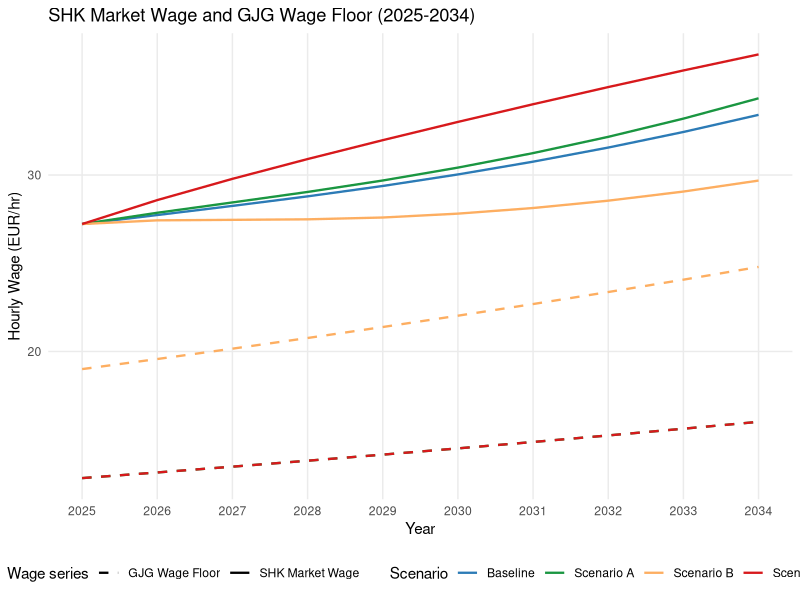
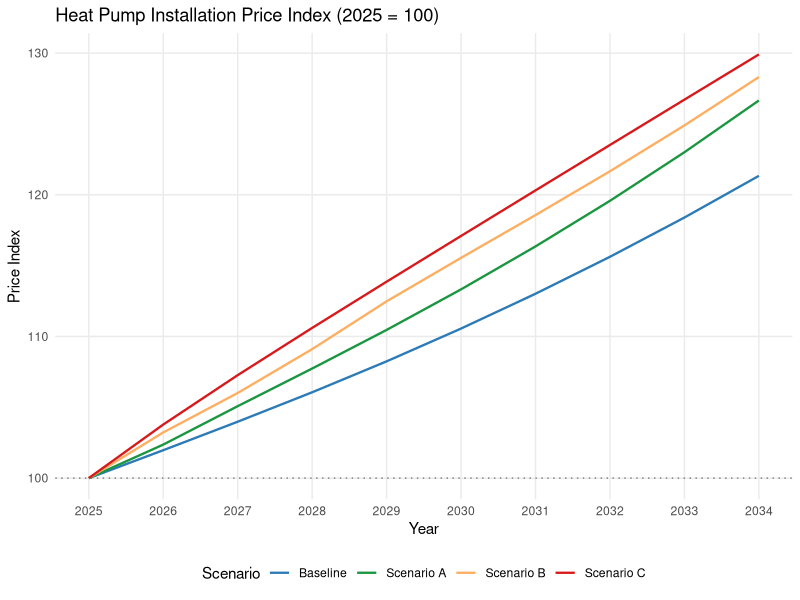
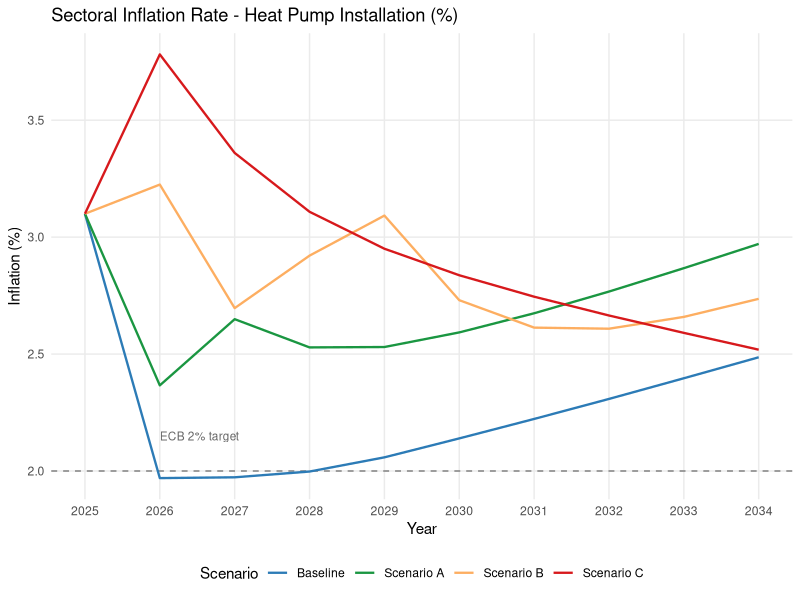
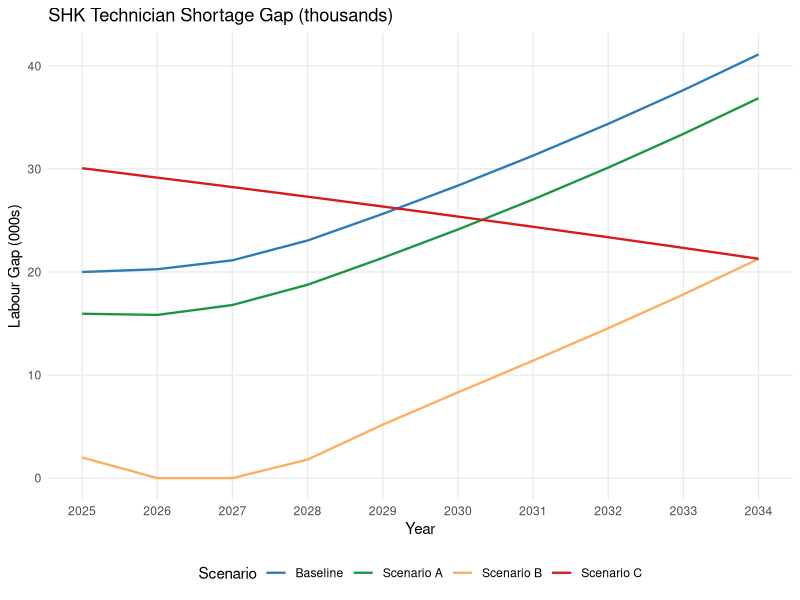
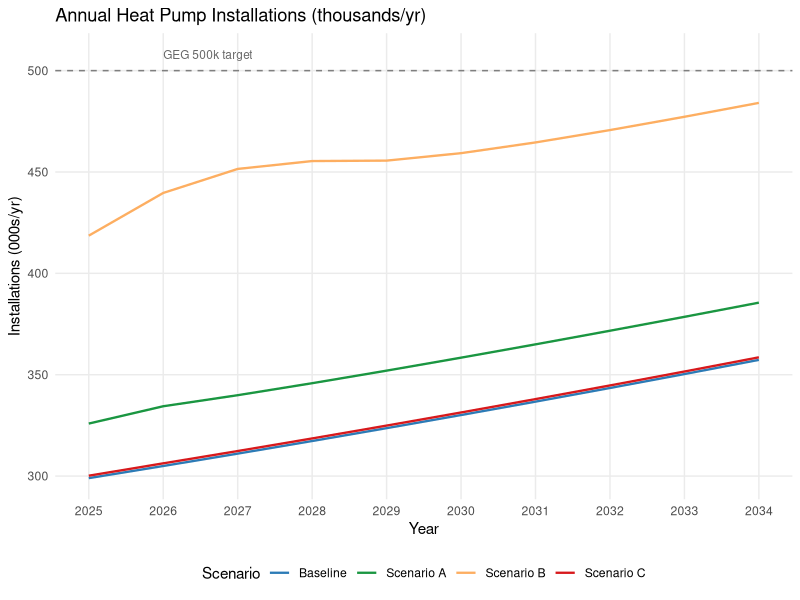
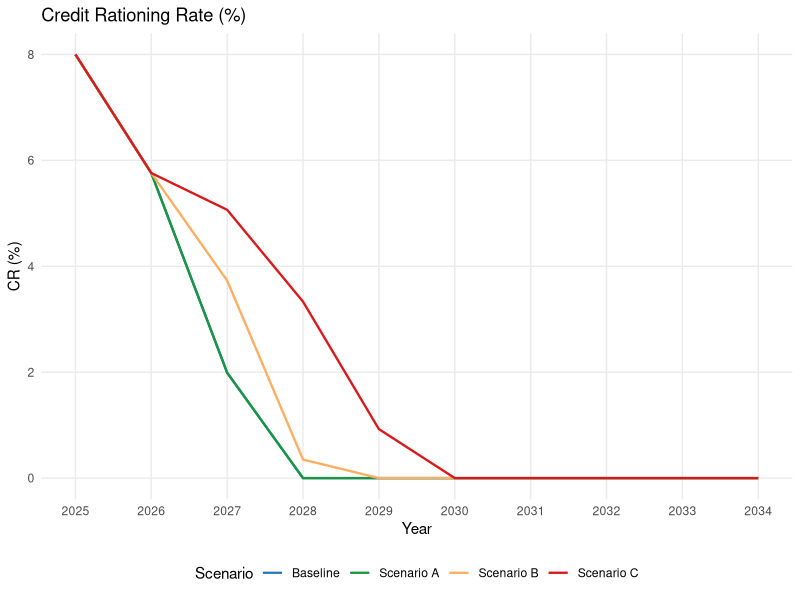
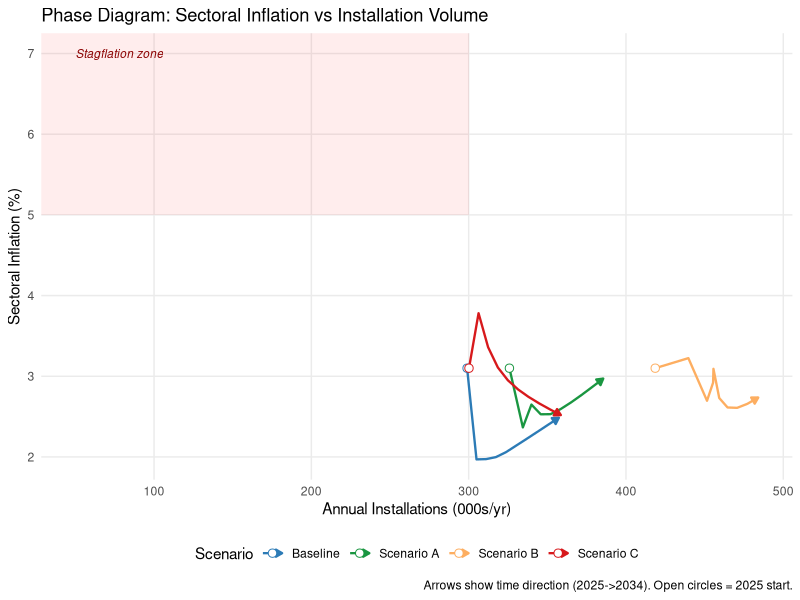

Source code (R) for these figures, in order:
# =============================================================================
# simulation.R
# EIRIN-based simulation: GJG sectoral inflation, Germany heat pump market
# Monasterolo & Raberto (2018), Ecological Economics 144, 228-243
#
# HOW TO RUN: source("simulation.R")  -- this file runs everything end-to-end
# OUTPUT: results_all data frame + data/simulation_results.csv + figures/
# =============================================================================

library(readr)
library(ggplot2)
library(dplyr)
library(tidyr)

# =============================================================================
# STEP 1: LOAD REAL DATA
# =============================================================================

heat_pump_sales    <- read_csv("data/heat_pump_sales.csv",          show_col_types = FALSE)
wages_construction <- read_csv("data/wages_construction.csv",       show_col_types = FALSE)
minimum_wage       <- read_csv("data/minimum_wage.csv",             show_col_types = FALSE)
construction_price <- read_csv("data/construction_price_index.csv", show_col_types = FALSE)

# =============================================================================
# STEP 2: EXTRACT VALUES FROM CSVs
# =============================================================================

# BWP 2025: 299,000 heat pump installs
Q_0 <- heat_pump_sales$hp_heating_total[heat_pump_sales$year == 2025]
if (length(Q_0) == 0) Q_0 <- 299000

# Destatis April 2024: construction sector monthly wage
w_SHK_monthly <- wages_construction$avg_monthly_gross_eur[
  wages_construction$year == 2024 & wages_construction$sector == "Construction"]
if (length(w_SHK_monthly) == 0) w_SHK_monthly <- 3970

# BMAS minimum wage
w_min_2025 <- minimum_wage$min_wage_eur_hr[minimum_wage$year == 2025]
w_min_2026 <- minimum_wage$min_wage_eur_hr[minimum_wage$year == 2026]
if (length(w_min_2025) == 0) w_min_2025 <- 12.82
if (length(w_min_2026) == 0) w_min_2026 <- 13.90

# Destatis bpr110: construction price inflation 2024 Q4 = 3.1%
pi_raw <- construction_price$yoy_change_pct[
  construction_price$year == 2024 & construction_price$quarter == "Q4"]
if (length(pi_raw) == 0 || is.na(pi_raw)) pi_raw <- 3.1
pi_baseline <- pi_raw / 100   # 3.1 -> 0.031

# =============================================================================
# STEP 3: SET ALL PARAMETERS
# =============================================================================

T            <- 10          # simulation years: 2025-2034
annual_hours <- 1750        # paid hours per worker per year

# --- Labour market (calibrated from BA Engpassanalyse 2023) ---
N_SHK_supply_0    <- 45000  # heat-pump-capable SHK workforce
L_gap_0           <- 20000  # initial unfilled vacancies
productivity      <- Q_0 / N_SHK_supply_0        # ~6.64 installs/worker/yr
Q_demand_0        <- (N_SHK_supply_0 + L_gap_0) * productivity  # ~432k

# --- Wages ---
w_SHK_0           <- w_SHK_monthly / (annual_hours / 12)  # monthly -> hourly ~27.22
w_semi_0          <- 12.00   # semi-skilled helpers: just below GJG_A floor (12.82)
alpha_semi        <- 0.6     # semi-skilled helpers per certified SHK on job site

# --- EIRIN model parameters (Monasterolo & Raberto 2018, Table 2) ---
mu                <- 0.10    # markup rate
gamma_1           <- 0.018   # Phillips curve intercept
gamma_2           <- 0.020   # Phillips curve slope (employment rate)
kappa             <- 0.8     # GJG crowding effect scalar

# --- Costs and finance ---
hardware_cost_0   <- 8000    # EUR per unit (heat pump hardware)
hardware_inflation <- 0.025  # 2.5%/yr
r_loan_0          <- 0.045   # construction SME lending rate 2024 (Bundesbank)
r_loan_neutral    <- 0.035   # pre-2022 ECB neutral rate
cr_sensitivity    <- 8.0     # 1pp above neutral = 8% credit rationing
tau               <- 0.25    # effective tax rate on GJG wage bill

# --- Labour supply and demand growth ---
N_SHK_supply_growth    <- 0.020   # 2%/yr training pipeline
demand_growth_baseline <- 0.050   # 5%/yr market demand growth
Q_market_ceiling       <- 800000  # theoretical max (German housing stock)

# --- Scenario GJG parameters ---
# Scenario A: low-wage GJG, low substitution (sigma=0.3)
w_GJG_A      <- 12.82   # = 2025 minimum wage
sigma_A      <- 0.3
N_GJG_scaleA <- 0.30    # N_GJG = scale * N_SHK_supply_0

# Scenario B: high-wage GJG, moderate substitution (sigma=0.5)
w_GJG_B      <- 19.00
sigma_B      <- 0.5
N_GJG_scaleB <- 0.80

# Scenario C: 500k mandate, near-zero substitution -> stagflation
w_GJG_C      <- 12.82
sigma_C      <- 0.01
N_GJG_scaleC <- 0.40
Q_target_C   <- 500000

message(sprintf("w_SHK_0      = %.2f EUR/hr", w_SHK_0))
message(sprintf("productivity = %.2f installs/worker/yr", productivity))
message(sprintf("pi_baseline  = %.1f%%", pi_baseline * 100))

# =============================================================================
# STEP 4: RUN EACH SCENARIO
# Flat loop per scenario - no functions, easy to read and modify
# =============================================================================

run_one_scenario <- function(scenario_name, w_GJG_vec, sigma, Q_mandate, gjg_scale) {

  # pre-allocate state vectors
  w_SHK      <- numeric(T)
  w_semi     <- numeric(T)
  N_SHK_sup  <- numeric(T)
  N_SHK_dem  <- numeric(T)
  N_GJG      <- numeric(T)
  Q          <- numeric(T)
  Q_demand   <- numeric(T)
  hardware   <- numeric(T)
  p_install  <- numeric(T)
  pi_sector  <- numeric(T)
  L_gap      <- numeric(T)
  wage_share <- numeric(T)
  CR         <- numeric(T)
  r_loan     <- numeric(T)
  def_G      <- numeric(T)
  u_rate     <- numeric(T)

  # --- t = 1: initialise year 2025 ---
  w_SHK[1]     <- w_SHK_0
  w_semi[1]    <- w_semi_0
  N_SHK_sup[1] <- N_SHK_supply_0
  u_rate[1]    <- 0.055          # German unemployment 2024 (Destatis)
  r_loan[1]    <- r_loan_0
  hardware[1]  <- hardware_cost_0
  N_GJG[1]     <- N_SHK_supply_0 * gjg_scale

  Q_demand[1]  <- if (!is.na(Q_mandate)) Q_mandate else Q_demand_0
  Q[1]         <- min(Q_demand[1], (N_SHK_sup[1] + sigma * N_GJG[1]) * productivity)

  N_SHK_dem[1] <- Q_demand[1] / productivity
  L_gap[1]     <- max(0, N_SHK_dem[1] - N_SHK_sup[1] - sigma * N_GJG[1])

  N_SHK_eff_1  <- min(N_SHK_sup[1], N_SHK_dem[1])
  N_semi_eff_1 <- N_SHK_eff_1 * alpha_semi
  unit_lab_1   <- (w_SHK[1] * N_SHK_eff_1 + w_semi[1] * N_semi_eff_1) * annual_hours / max(Q[1], 1)
  p_install[1] <- (1 + mu) * (unit_lab_1 + hardware[1])
  pi_sector[1] <- pi_baseline

  wage_bill_1  <- (w_SHK[1] * N_SHK_eff_1 + w_semi[1] * N_semi_eff_1) * annual_hours
  wage_share[1] <- wage_bill_1 / (p_install[1] * max(Q[1], 1))
  CR[1]        <- max(0, min(1, (r_loan[1] - r_loan_neutral) * cr_sensitivity))
  def_G[1]     <- N_GJG[1] * w_GJG_vec[1] * annual_hours * (1 - tau) / 1e9

  # --- t = 2 to T: main loop ---
  for (t in 2:T) {

    # SHK training pipeline grows 2%/yr
    N_SHK_sup[t] <- N_SHK_sup[t-1] * (1 + N_SHK_supply_growth)

    # Unemployment: falls slowly, rises with credit tightening
    u_rate[t] <- max(0.03, u_rate[t-1] - 0.003 + 0.002 * CR[t-1])
    e_t        <- 1 - u_rate[t]

    # Phillips curve base wage change (EIRIN eq. 14, Table 2)
    delta_w_base <- -gamma_1 + gamma_2 * e_t

    # Scarcity premium: SHK shortage bids wages above Phillips
    # 0.04 calibrated to reproduce Destatis bpr110 ~3%/yr baseline inflation
    labour_pressure  <- L_gap[t-1] / N_SHK_sup[t-1]
    scarcity_premium <- 0.04 * labour_pressure

    # GJG crowding: w_GJG > w_semi -> semi-skilled workers leave private sector
    # SHK firms compete for remaining pool -> wages bid up
    # (1-sigma): less substitutability = more wage pressure
    gjg_premium      <- max(0, (w_GJG_vec[t] - w_semi[t-1]) / w_SHK[t-1])
    crowding_premium <- kappa * (1 - sigma) * gjg_premium * labour_pressure

    w_SHK[t] <- w_SHK[t-1] * (1 + delta_w_base + scarcity_premium + crowding_premium)

    # w_semi: gradual 50% catch-up toward w_GJG (avoids one-period spike/collapse)
    w_semi_market <- w_semi[t-1] * (1 + delta_w_base)
    w_semi[t]     <- w_semi_market + 0.5 * max(0, w_GJG_vec[t] - w_semi_market)

    # GJG workers: base + attraction bonus when w_GJG beats w_semi
    gjg_attraction <- max(0, (w_GJG_vec[t] - w_semi[t-1]) / w_semi[t-1])
    N_GJG[t]       <- N_SHK_supply_0 * gjg_scale * (1 + gjg_attraction)

    # Lending rate rises when sectoral inflation exceeds ECB 2% target
    r_loan[t] <- max(r_loan_neutral,
                     r_loan[t-1] + 0.3 * max(0, pi_sector[t-1] - 0.025) - 0.005 * (1 - CR[t-1]))

    # Installation demand (market) or mandate (Scenario C)
    if (!is.na(Q_mandate)) {
      Q_demand[t] <- Q_mandate
    } else {
      Q_demand[t] <- Q_demand[t-1] * (1 + demand_growth_baseline - CR[t-1] * 0.4)
      Q_demand[t] <- min(Q_demand[t], Q_market_ceiling)
    }

    # Leontief supply cap: output = min(demand, what workforce can actually produce)
    Q[t] <- min(Q_demand[t], (N_SHK_sup[t] + sigma * N_GJG[t]) * productivity)

    # Labour demand from desired Q; gap = unfilled certified-tech need
    N_SHK_dem[t] <- Q_demand[t] / productivity
    L_gap[t]     <- max(0, N_SHK_dem[t] - N_SHK_sup[t] - sigma * N_GJG[t])

    # Unit cost: SHK firm pays certified techs + private semi-skilled helpers
    # GJG wages are GOVERNMENT cost (not here); but w_semi rises -> firm helpers cost more
    N_SHK_eff  <- min(N_SHK_sup[t], N_SHK_dem[t])
    N_semi_eff <- N_SHK_eff * alpha_semi
    unit_lab   <- (w_SHK[t] * N_SHK_eff + w_semi[t] * N_semi_eff) * annual_hours / max(Q[t], 1)

    hardware[t]  <- hardware[t-1] * (1 + hardware_inflation)
    p_install[t] <- (1 + mu) * (unit_lab + hardware[t])

    pi_sector[t] <- (p_install[t] / p_install[t-1]) - 1

    wage_bill     <- (w_SHK[t] * N_SHK_eff + w_semi[t] * N_semi_eff) * annual_hours
    wage_share[t] <- wage_bill / (p_install[t] * max(Q[t], 1))
    CR[t]         <- max(0, min(1, (r_loan[t] - r_loan_neutral) * cr_sensitivity))

    def_G[t] <- N_GJG[t] * w_GJG_vec[t] * annual_hours * (1 - tau) / 1e9  # EUR bn
  }

  data.frame(
    year       = 2025:(2024 + T),
    scenario   = scenario_name,
    w_SHK      = w_SHK,
    w_GJG      = w_GJG_vec,
    w_semi     = w_semi,
    N_SHK_sup  = N_SHK_sup,
    N_SHK_dem  = N_SHK_dem,
    N_GJG      = N_GJG,
    Q          = Q,
    Q_demand   = Q_demand,
    p_install  = p_install,
    pi_sector  = pi_sector,
    L_gap      = L_gap,
    CR         = CR,
    r_loan     = r_loan,
    def_G      = def_G,
    wage_share = wage_share,
    stringsAsFactors = FALSE
  )
}

# --- Baseline: no GJG ---
res_baseline <- run_one_scenario(
  scenario_name = "Baseline",
  w_GJG_vec     = rep(0, T),
  sigma         = 0,
  Q_mandate     = NA,
  gjg_scale     = 0
)

# --- Scenario A: low wage GJG (min wage), low substitution ---
res_A <- run_one_scenario(
  scenario_name = "Scenario A",
  w_GJG_vec     = w_GJG_A * (1.025)^(0:(T-1)),   # 2.5%/yr indexation
  sigma         = sigma_A,
  Q_mandate     = NA,
  gjg_scale     = N_GJG_scaleA
)

# --- Scenario B: high wage GJG (EUR 19/hr), moderate substitution ---
res_B <- run_one_scenario(
  scenario_name = "Scenario B",
  w_GJG_vec     = w_GJG_B * (1.030)^(0:(T-1)),   # 3%/yr indexation
  sigma         = sigma_B,
  Q_mandate     = NA,
  gjg_scale     = N_GJG_scaleB
)

# --- Scenario C: 500k mandate, near-zero substitution -> stagflation ---
res_C <- run_one_scenario(
  scenario_name = "Scenario C",
  w_GJG_vec     = w_GJG_C * (1.025)^(0:(T-1)),
  sigma         = sigma_C,
  Q_mandate     = Q_target_C,
  gjg_scale     = N_GJG_scaleC
)

# =============================================================================
# STEP 5: COMBINE AND SAVE RESULTS
# =============================================================================

results_all <- rbind(res_baseline, res_A, res_B, res_C)
results_all$scenario <- factor(results_all$scenario,
  levels = c("Baseline", "Scenario A", "Scenario B", "Scenario C"), ordered = TRUE)

write.csv(results_all, "data/simulation_results.csv", row.names = FALSE)

# --- 2034 summary table ---
r2034 <- results_all[results_all$year == 2034, ]
cat(sprintf("\n%-12s %10s %10s %12s %10s %8s %12s\n",
            "Scenario", "w_SHK", "Q (000s)", "pi_sector%", "L_gap", "CR%", "def_G (EURbn)"))
cat(strrep("-", 80), "\n")
for (i in 1:nrow(r2034)) {
  row <- r2034[i, ]
  cat(sprintf("%-12s %10.2f %10.1f %12.1f %10.0f %8.1f %12.2f\n",
    as.character(row$scenario), row$w_SHK, row$Q/1000,
    row$pi_sector*100, row$L_gap, row$CR*100, row$def_G))
}
cat("\nResults saved to data/simulation_results.csv\n")

# =============================================================================
# STEP 6: GENERATE ALL 7 FIGURES
# =============================================================================

scenario_colours <- c(
  "Baseline"   = "#2c7bb6",
  "Scenario A" = "#1a9641",
  "Scenario B" = "#fdae61",
  "Scenario C" = "#d7191c"
)

year_breaks <- 2025:2034

theme_paper <- theme_minimal(base_size = 11) +
  theme(legend.position = "bottom", panel.grid.minor = element_blank(),
        strip.text = element_text(face = "bold"))

dir.create("figures", showWarnings = FALSE)

save_fig <- function(p, path, h = 5) {
  ggsave(path, plot = p, width = 8, height = h, dpi = 300)
}

# Fig 1: Wages
wages_long <- results_all %>%
  select(year, scenario, w_SHK, w_GJG) %>%
  pivot_longer(cols = c(w_SHK, w_GJG), names_to = "wage_type", values_to = "wage") %>%
  filter(!(wage_type == "w_GJG" & wage == 0)) %>%
  mutate(linetype = ifelse(wage_type == "w_SHK", "SHK Market Wage", "GJG Wage Floor"))

fig1 <- ggplot(wages_long, aes(x = year, y = wage, colour = scenario, linetype = linetype)) +
  geom_line(linewidth = 0.8) +
  scale_colour_manual(values = scenario_colours, name = "Scenario") +
  scale_linetype_manual(values = c("SHK Market Wage" = "solid", "GJG Wage Floor" = "dashed"),
                        name = "Wage series") +
  scale_x_continuous(breaks = year_breaks) +
  labs(title = "SHK Market Wage and GJG Wage Floor (2025-2034)",
       x = "Year", y = "Hourly Wage (EUR/hr)") + theme_paper
save_fig(fig1, "figures/fig1_wages.png")

# Fig 2: Price index (2025 = 100)
price_idx <- results_all %>%
  group_by(scenario) %>%
  mutate(price_idx = p_install / first(p_install) * 100) %>%
  ungroup()

fig2 <- ggplot(price_idx, aes(x = year, y = price_idx, colour = scenario)) +
  geom_hline(yintercept = 100, linetype = "dotted", colour = "grey50") +
  geom_line(linewidth = 0.8) +
  scale_colour_manual(values = scenario_colours, name = "Scenario") +
  scale_x_continuous(breaks = year_breaks) +
  labs(title = "Heat Pump Installation Price Index (2025 = 100)",
       x = "Year", y = "Price Index") + theme_paper
save_fig(fig2, "figures/fig2_price_index.png")

# Fig 3: Inflation
fig3 <- ggplot(results_all, aes(x = year, y = pi_sector * 100, colour = scenario)) +
  geom_hline(yintercept = 2, linetype = "dashed", colour = "grey50") +
  annotate("text", x = 2026, y = 2.15, label = "ECB 2% target",
           size = 3, colour = "grey40", hjust = 0) +
  geom_line(linewidth = 0.8) +
  scale_colour_manual(values = scenario_colours, name = "Scenario") +
  scale_x_continuous(breaks = year_breaks) +
  labs(title = "Sectoral Inflation Rate - Heat Pump Installation (%)",
       x = "Year", y = "Inflation (%)") + theme_paper
save_fig(fig3, "figures/fig3_inflation.png")

# Fig 4: Labour gap
fig4 <- ggplot(results_all, aes(x = year, y = L_gap / 1000, colour = scenario)) +
  geom_line(linewidth = 0.8) +
  scale_colour_manual(values = scenario_colours, name = "Scenario") +
  scale_x_continuous(breaks = year_breaks) +
  labs(title = "SHK Technician Shortage Gap (thousands)",
       x = "Year", y = "Labour Gap (000s)") + theme_paper
save_fig(fig4, "figures/fig4_labour_gap.png")

# Fig 5: Installations vs 500k target
fig5 <- ggplot(results_all, aes(x = year, y = Q / 1000, colour = scenario)) +
  geom_hline(yintercept = 500, linetype = "dashed", colour = "grey50") +
  annotate("text", x = 2026, y = 508, label = "GEG 500k target",
           size = 3, colour = "grey40", hjust = 0) +
  geom_line(linewidth = 0.8) +
  scale_colour_manual(values = scenario_colours, name = "Scenario") +
  scale_x_continuous(breaks = year_breaks) +
  labs(title = "Annual Heat Pump Installations (thousands/yr)",
       x = "Year", y = "Installations (000s/yr)") + theme_paper
save_fig(fig5, "figures/fig5_installations.png")

# Fig 6: Credit rationing
fig6 <- ggplot(results_all, aes(x = year, y = CR * 100, colour = scenario)) +
  geom_line(linewidth = 0.8) +
  scale_colour_manual(values = scenario_colours, name = "Scenario") +
  scale_x_continuous(breaks = year_breaks) +
  labs(title = "Credit Rationing Rate (%)", x = "Year", y = "CR (%)") + theme_paper
save_fig(fig6, "figures/fig6_credit.png")

# Fig 7: Phase diagram (stagflation check)
starts <- results_all %>% filter(year == 2025)

fig7 <- ggplot(results_all, aes(x = Q / 1000, y = pi_sector * 100, colour = scenario)) +
  annotate("rect", xmin = -Inf, xmax = 300, ymin = 5, ymax = Inf,
           fill = "red", alpha = 0.07) +
  annotate("text", x = 50, y = 7, label = "Stagflation zone",
           size = 3, colour = "darkred", hjust = 0, fontface = "italic") +
  geom_path(linewidth = 0.8, arrow = arrow(type = "closed", length = unit(0.18, "cm"))) +
  geom_point(data = starts, shape = 21, fill = "white", size = 2.5) +
  scale_colour_manual(values = scenario_colours, name = "Scenario") +
  labs(title = "Phase Diagram: Sectoral Inflation vs Installation Volume",
       x = "Annual Installations (000s/yr)", y = "Sectoral Inflation (%)",
       caption = "Arrows show time direction (2025->2034). Open circles = 2025 start.") +
  theme_paper
save_fig(fig7, "figures/fig7_phase_diagram.png", h = 6)

cat("Figures saved to figures/\n")
